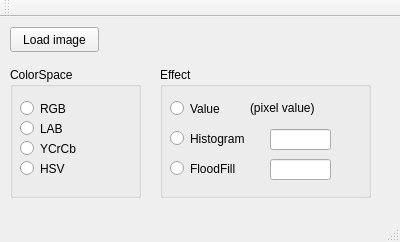
<?xml version="1.0" encoding="UTF-8"?>
<ui version="4.0">
 <class>MainWindow</class>
 <widget class="QMainWindow" name="MainWindow">
  <property name="geometry">
   <rect>
    <x>0</x>
    <y>0</y>
    <width>400</width>
    <height>242</height>
   </rect>
  </property>
  <property name="windowTitle">
   <string>MainWindow</string>
  </property>
  <widget class="QWidget" name="centralWidget">
   <widget class="QPushButton" name="pushButton_load_image">
    <property name="geometry">
     <rect>
      <x>10</x>
      <y>10</y>
      <width>89</width>
      <height>25</height>
     </rect>
    </property>
    <property name="text">
     <string>Load image</string>
    </property>
   </widget>
   <widget class="QGroupBox" name="groupBox">
    <property name="geometry">
     <rect>
      <x>10</x>
      <y>50</y>
      <width>131</width>
      <height>131</height>
     </rect>
    </property>
    <property name="title">
     <string>ColorSpace</string>
    </property>
    <widget class="QRadioButton" name="radioButton_rgb">
     <property name="geometry">
      <rect>
       <x>10</x>
       <y>30</y>
       <width>71</width>
       <height>23</height>
      </rect>
     </property>
     <property name="text">
      <string>RGB</string>
     </property>
    </widget>
    <widget class="QRadioButton" name="radioButton_lab">
     <property name="geometry">
      <rect>
       <x>10</x>
       <y>50</y>
       <width>71</width>
       <height>23</height>
      </rect>
     </property>
     <property name="text">
      <string>LAB</string>
     </property>
    </widget>
    <widget class="QRadioButton" name="radioButton_ycrcb">
     <property name="geometry">
      <rect>
       <x>10</x>
       <y>70</y>
       <width>71</width>
       <height>23</height>
      </rect>
     </property>
     <property name="text">
      <string>YCrCb</string>
     </property>
    </widget>
    <widget class="QRadioButton" name="radioButton_hsv">
     <property name="geometry">
      <rect>
       <x>10</x>
       <y>90</y>
       <width>71</width>
       <height>23</height>
      </rect>
     </property>
     <property name="text">
      <string>HSV</string>
     </property>
    </widget>
   </widget>
   <widget class="QGroupBox" name="groupBox_2">
    <property name="geometry">
     <rect>
      <x>160</x>
      <y>50</y>
      <width>211</width>
      <height>131</height>
     </rect>
    </property>
    <property name="title">
     <string>Effect</string>
    </property>
    <widget class="QRadioButton" name="radioButton_pixel_value">
     <property name="geometry">
      <rect>
       <x>10</x>
       <y>30</y>
       <width>101</width>
       <height>23</height>
      </rect>
     </property>
     <property name="text">
      <string>Value</string>
     </property>
    </widget>
    <widget class="QRadioButton" name="radioButton_histogram">
     <property name="geometry">
      <rect>
       <x>10</x>
       <y>60</y>
       <width>101</width>
       <height>23</height>
      </rect>
     </property>
     <property name="text">
      <string>Histogram</string>
     </property>
    </widget>
    <widget class="QLineEdit" name="lineEdit_hist_box_size">
     <property name="geometry">
      <rect>
       <x>110</x>
       <y>62</y>
       <width>61</width>
       <height>21</height>
      </rect>
     </property>
    </widget>
    <widget class="QRadioButton" name="radioButton_floodfill">
     <property name="geometry">
      <rect>
       <x>10</x>
       <y>90</y>
       <width>101</width>
       <height>23</height>
      </rect>
     </property>
     <property name="text">
      <string>FloodFill</string>
     </property>
    </widget>
    <widget class="QLineEdit" name="lineEdit_floodfill_thresh">
     <property name="geometry">
      <rect>
       <x>110</x>
       <y>92</y>
       <width>61</width>
       <height>21</height>
      </rect>
     </property>
    </widget>
    <widget class="QLabel" name="label_pixel_value">
     <property name="geometry">
      <rect>
       <x>90</x>
       <y>31</y>
       <width>91</width>
       <height>20</height>
      </rect>
     </property>
     <property name="text">
      <string>(pixel value)</string>
     </property>
    </widget>
   </widget>
  </widget>
  <widget class="QMenuBar" name="menuBar">
   <property name="geometry">
    <rect>
     <x>0</x>
     <y>0</y>
     <width>400</width>
     <height>22</height>
    </rect>
   </property>
  </widget>
  <widget class="QToolBar" name="mainToolBar">
   <attribute name="toolBarArea">
    <enum>TopToolBarArea</enum>
   </attribute>
   <attribute name="toolBarBreak">
    <bool>false</bool>
   </attribute>
  </widget>
  <widget class="QStatusBar" name="statusBar"/>
 </widget>
 <layoutdefault spacing="6" margin="11"/>
 <resources/>
 <connections/>
</ui>
